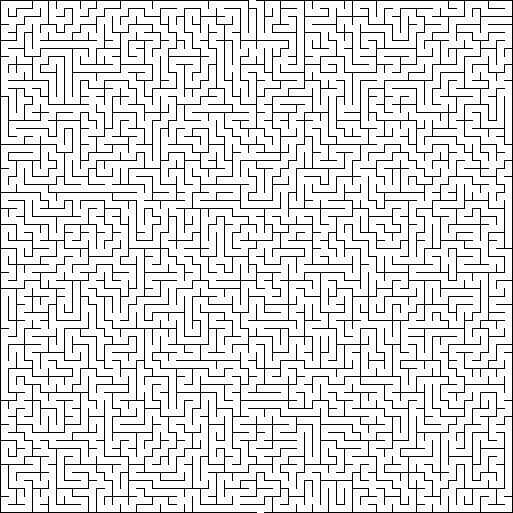
#> input picture MAZE_0.png, 1026 x 1026 px, found by its file name (shown at 1/2 size)
$ python maze_reader.py
#> lines starting #> are read from the running program, lines starting #| are printed output that depends on the picture
"""
maze_reader.py
==============
Loads and inspects a maze image pair:
  - MAZE_0.png  →  wall layout
  - MAZE_1.png  →  hazard overlay

Public API
----------
load_maze(path)                           → (image_array, h_walls, v_walls)
find_start_goal(h_walls)                  → (start, goal)
get_start(h_walls)                        → (row, col)
get_goal(h_walls)                         → (row, col)

load_hazards(path)                        → {(row, col): Hazard}
print_summary(h_walls, hazards)           → prints maze summary

cell_center(row, col)                     → (x, y) pixel coords of cell centre

# Movement
in_bounds(row, col)                       → bool
can_move(row, col, direction, ...)        → bool

# Hazards (simplified)
if_alive(row, col, hazards)               → bool
get_hazard(row, col, hazards)             → Hazard | None

# Dynamic fire
update_fire_in_hazards(hazards, fire_groups_full) → (updated hazards, fire_groups_full)
"""

from collections import Counter
from enum import Enum

import numpy as np
from PIL import Image

# ---------------------------------------------------------------------------
# Grid constants
# ---------------------------------------------------------------------------
GRID  = 64   # cells per side
WALL  = 2    # wall-strip width in pixels
STEP  = 16   # pixels per cell (wall shared between neighbours)
INNER = STEP - WALL  # inner cell width in pixels
ARM_LENGTH = 3  # fire arm length in cells


# ---------------------------------------------------------------------------
# Actions & directions
# ---------------------------------------------------------------------------
ACTION_DELTAS   = {0: (-1, 0), 1: (0, 1), 2: (1, 0), 3: (0, -1)}
ACTIONS         = list(ACTION_DELTAS.keys())
REVERSE_ACTION  = {0: 2, 1: 3, 2: 0, 3: 1}
ACTION_NAMES    = {0: "UP", 1: "RIGHT", 2: "DOWN", 3: "LEFT"}

# ---------------------------------------------------------------------------
# Hazard definitions
# ---------------------------------------------------------------------------
class Hazard(Enum):
    FIRE       = "fire"
    CONFUSION  = "confusion"
    TP_GREEN   = "tp_green"
    TP_YELLOW  = "tp_yellow"
    TP_PURPLE  = "tp_purple"
    TP_RED     = "tp_red"

HAZARD_LABELS = {
    Hazard.FIRE:      "FIRE",
    Hazard.CONFUSION: "CONFUSION",
    Hazard.TP_GREEN:  "TP_GREEN",
    Hazard.TP_YELLOW: "TP_YELLOW",
    Hazard.TP_PURPLE: "TP_PURPLE",
    Hazard.TP_RED:    "TP_RED",
}

# ---------------------------------------------------------------------------
# Coordinate helpers
# ---------------------------------------------------------------------------
def cell_center(row, col):
    """Return pixel (x, y) at the centre of cell (row, col)."""
    x = WALL + col * STEP + INNER // 2
    y = WALL + row * STEP + INNER // 2
    return x, y

# ---------------------------------------------------------------------------
# Wall loading
# ---------------------------------------------------------------------------
def load_maze(path="MAZE_0.png"):
#> called with path = 'TestMazes/maze-alpha/MAZE_0.png'
    image = np.array(Image.open(path).convert("RGB"))
#> image: shape (1026, 1026, 3); 87.2% white; black in thin lines or dots
    black = np.zeros(3, dtype=np.uint8)

    v_walls = np.full((GRID, GRID + 1), False)
    h_walls = np.full((GRID + 1, GRID), False)

    for row in range(GRID):
        y0 = WALL + row * STEP
        y1 = y0 + INNER
        for wi in range(GRID + 1):
            strip = image[y0:y1, wi * STEP: wi * STEP + WALL]
            v_walls[row, wi] = np.mean(np.all(strip == black, axis=2)) > 0.5
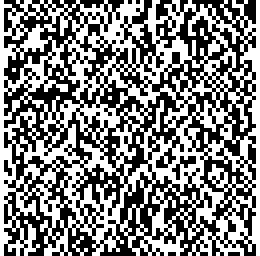
#> v_walls: shape (64, 65) bool (shown 4 times larger); 50.7% white; black in thin lines or dots

    for wi in range(GRID + 1):
        y0, y1 = wi * STEP, wi * STEP + WALL
        for col in range(GRID):
            x0 = WALL + col * STEP
            strip = image[y0:y1, x0: x0 + INNER]
            h_walls[wi, col] = np.mean(np.all(strip == black, axis=2)) > 0.5
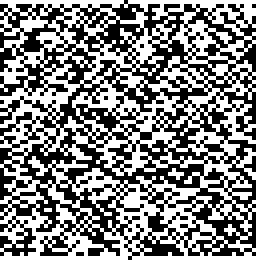
#> h_walls: shape (65, 64) bool (shown 4 times larger); 50.8% white; black in thin lines or dots

    return image, h_walls, v_walls


def find_start_goal(h_walls):
    """
    Find the open entry gap (bottom edge) and exit gap (top edge).

    Returns
    -------
    start : (row, col)
    goal  : (row, col)
    """
    start = (GRID - 1, int(np.where(~h_walls[-1])[0][0]))
    goal  = (0,        int(np.where(~h_walls[0])[0][0]))
    return start, goal


# ---------------------------------------------------------------------------
# Hazard loading
# ---------------------------------------------------------------------------
def _classify_color(r, g, b):
    """Map an average RGB value to a Hazard type, or None if unrecognised."""

    # confusion
    if 155 <= r <= 195 and 110 <= g <= 160 and 55 <= b <= 85:
        return Hazard.CONFUSION

    # fire
    if r >= 220 and 85 <= g <= 160 and 20 <= b <= 100 and (r - g) > 70:
        return Hazard.FIRE

    # green teleporter
    if g > 170 and b > 100 and r < 170:
        return Hazard.TP_GREEN

    # yellow / orange teleporter
    if r > 180 and g > 130 and b < 110:
        return Hazard.TP_YELLOW

    # purple teleporter
    if r > 90 and r < 210 and g < 150 and b > 140:
        return Hazard.TP_PURPLE

    if r > 200 and g < 100 and b < 100:
        return Hazard.TP_RED

    return None


def load_hazards(path="MAZE_1.png"):
    """
    Detect hazard type for every cell by sampling a 10×10 pixel patch
    around the cell centre, filtering out background pixels, then
    classifying the remaining colour.

    Returns
    -------
    hazards : dict  {(row, col): Hazard}
    """
#> called with path = 'TestMazes/maze-alpha/MAZE_1.png'
    img = np.array(Image.open(path).convert("RGB"))
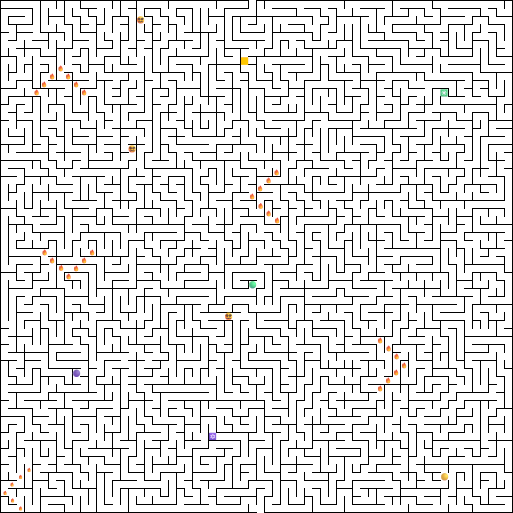
#> input picture MAZE_1.png, 1026 x 1026 px, found by its file name (shown at 1/2 size)
    hazards = {}

    for row in range(GRID):
        for col in range(GRID):
            cx, cy = cell_center(row, col)
            y0 = max(0, cy - 5);  y1 = min(img.shape[0], cy + 5)
            x0 = max(0, cx - 5);  x1 = min(img.shape[1], cx + 5)
            patch = img[y0:y1, x0:x1]

            is_white = np.all(patch > 228, axis=2)
            is_black = np.all(patch < 40,  axis=2)
            mask     = ~is_white & ~is_black
            if mask.sum() < 4:
                continue

            px      = patch[mask]
            r, g, b = float(px[:, 0].mean()), float(px[:, 1].mean()), float(px[:, 2].mean())

            hz = _classify_color(r, g, b)
            if hz is not None:
                hazards[(row, col)] = hz
#> after the loop, hazards = 43 items

    return hazards

# ---------------------------------------------------------------------------
# Teleportation Matcher
# ---------------------------------------------------------------------------
def get_teleport_points(hazards):
    """
    Return teleporter cells grouped by color.
    """
    return {
        Hazard.TP_GREEN: sorted([cell for cell, hz in hazards.items() if hz == Hazard.TP_GREEN]),
        Hazard.TP_YELLOW: sorted([cell for cell, hz in hazards.items() if hz == Hazard.TP_YELLOW]),
        Hazard.TP_PURPLE: sorted([cell for cell, hz in hazards.items() if hz == Hazard.TP_PURPLE]),
        Hazard.TP_RED : sorted([cell for cell, hz in hazards.items() if hz == Hazard.TP_RED]),
    }
# ---------------------------------------------------------------------------
# Dynamic fire helpers
# ---------------------------------------------------------------------------

# [127 lines left out: functions find_fire_groups, find_fire_corner, complete_fire_group, rotate_fire_group_cw, not called in this run]


def _cells_in_bounds(cells):
    return [c for c in cells if 0 <= c[0] < GRID and 0 <= c[1] < GRID]

# [31 lines left out: functions init_fire_groups, update_fire_in_hazards, not called in this run]

# ---------------------------------------------------------------------------
# Helpers
# ---------------------------------------------------------------------------

def get_teleport_pairs(hazards):
    """
    Return teleporter pairs by color.
    Assumes each color has exactly 2 cells.
    """
    teleport_points = get_teleport_points(hazards)
    pairs = {}

    for color, cells in teleport_points.items():
        if len(cells) == 2:
            pairs[color] = (cells[0], cells[1])
        else:
            pairs[color] = tuple(cells)

    return pairs


def print_teleport_pairs_exact(hazards):
    pairs = get_teleport_pairs(hazards)

    print("\nTELEPORTER PAIRS")
    print("=" * 55)
    for color, pair in pairs.items():
        print(f"{color.value}: {pair}")
    print("=" * 55)

# [29 lines left out: functions maze_turn, get_fire_state, not called in this run]


# ---------------------------------------------------------------------------
# Query helpers / simple API
# ---------------------------------------------------------------------------
def in_bounds(row, col):
    """Return True if (row, col) is a valid maze cell."""
    return 0 <= row < GRID and 0 <= col < GRID


# [30 lines left out: function can_move, not called in this run]

def if_alive(row, col, hazards):
    return hazards.get((row, col)) != Hazard.FIRE


def get_hazard(row, col, hazards):
    return hazards.get((row, col))


def get_start(h_walls):
    start, _ = find_start_goal(h_walls)
    return start


def get_goal(h_walls):
    _, goal = find_start_goal(h_walls)
    return goal

# ---------------------------------------------------------------------------
# Summary printer
# ---------------------------------------------------------------------------
def print_summary(h_walls, hazards):
    start = get_start(h_walls)
    goal = get_goal(h_walls)

    print("\n" + "=" * 55)
    print("MAZE SUMMARY")
    print("=" * 55)
    print(f"Start : {start}")
    print(f"Goal  : {goal}")

    print(f"\nHazards detected: {len(hazards)}")

    counts = Counter(hazards.values())

    print(f"Fire cells      : {counts.get(Hazard.FIRE, 0)}")
    print(f"Confusion traps : {counts.get(Hazard.CONFUSION, 0)}")
    print(f"Green TP        : {counts.get(Hazard.TP_GREEN, 0)}")
    print(f"Yellow TP       : {counts.get(Hazard.TP_YELLOW, 0)}")
    print(f"Purple TP       : {counts.get(Hazard.TP_PURPLE, 0)}")
    print(f"Red TP          : {counts.get(Hazard.TP_RED, 0)}")

    print("=" * 55)

    print_teleport_pairs_exact(hazards)


# ---------------------------------------------------------------------------
# Entry point – run as script for a quick inspection
# ---------------------------------------------------------------------------
if __name__ == "__main__":
    import os
    import argparse

    parser = argparse.ArgumentParser(description="Maze Reader")
    parser.add_argument(
        "--maze", "-m",
        choices=["alpha", "beta", "gamma"],
        default="alpha",
        help="Which maze to load"
    )
    args = parser.parse_args()

    # Base directory (safe no matter where you run from)
    BASE_DIR = os.path.dirname(os.path.abspath(__file__))

    MAZE_DIR  = os.path.join(BASE_DIR, "TestMazes", f"maze-{args.maze}")
    MAZE_PATH = os.path.join(MAZE_DIR, "MAZE_0.png")
    HAZ_PATH  = os.path.join(MAZE_DIR, "MAZE_1.png")

    print(f"\n=== LOADING MAZE: {args.maze.upper()} ===")
    print(f"Maze file:    {MAZE_PATH}")
    print(f"Hazard file:  {HAZ_PATH}")

    # Safety checks
    if not os.path.exists(MAZE_PATH):
        raise FileNotFoundError(f"Missing: {MAZE_PATH}")
    if not os.path.exists(HAZ_PATH):
        raise FileNotFoundError(f"Missing: {HAZ_PATH}")

    # Load data
    image, h_walls, v_walls = load_maze(MAZE_PATH)
    hazards = load_hazards(HAZ_PATH)
#> hazards = 43 items

    # Print summary
    print_summary(h_walls, hazards)
#> in find_start_goal, `start = (GRID - 1, int(np.where(~h_walls[-1])[0][0]))`: start = (63, 32)
#> in find_start_goal, `goal  = (0,        int(np.where(~h_walls[0])[0][0]))`: goal = (0, 31)
#> in get_start, `start, _ = find_start_goal(h_walls)`: start = (63, 32)
#> in get_goal, `_, goal = find_start_goal(h_walls)`: goal = (0, 31)
#| Start : (63, 32)
#| Goal  : (0, 31)
#| Hazards detected: 43
#> in print_summary, `counts = Counter(hazards.values())`: counts = 5 items
#| Fire cells      : 34
#| Confusion traps : 3
#| Green TP        : 2
#| Yellow TP       : 2
#| Purple TP       : 2
#| Red TP          : 0
#> in get_teleport_pairs, `teleport_points = get_teleport_points(hazards)`: teleport_points = 4 items
#> the loop in get_teleport_pairs, `for color, cells in teleport_points.items():` made 4 passes
#> cells on passes 1 to 4: [(11, 55), (35, 31)], [(7, 30), (59, 55)], [(46, 9), (54, 26)], []
#> the loop in print_teleport_pairs_exact, `for color, pair in pairs.items():` made 4 passes
#| tp_green: ((11, 55), (35, 31))
#| tp_yellow: ((7, 30), (59, 55))
#| tp_purple: ((46, 9), (54, 26))
#| tp_red: ()
